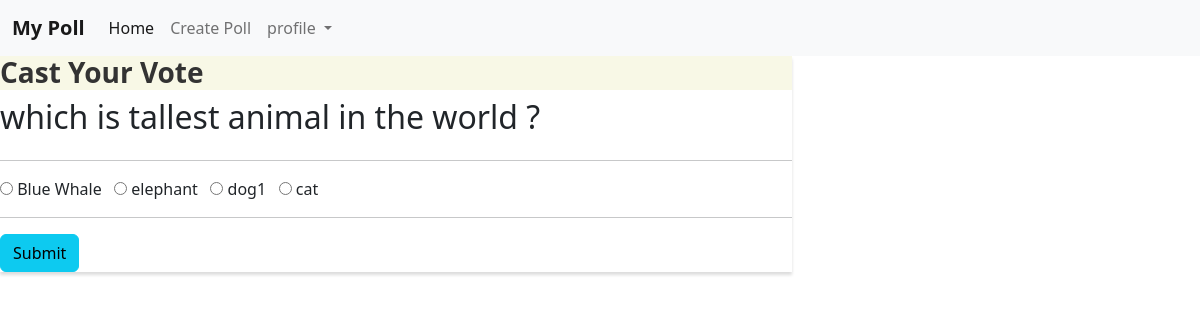
Page /vote/5/ (signed in) on the committed database.
### poll/models.py (models this page shows, shortened)
class Poll(models.Model):
    question = models.TextField()
    option_one = models.CharField(max_length=30)
    option_two = models.CharField(max_length=30)
    option_three = models.CharField(max_length=30)
    option_four = models.CharField(max_length=30)
    option_one_count = models.IntegerField(default=0)
    option_two_count = models.IntegerField(default=0)
    option_three_count = models.IntegerField(default=0)
    option_four_count = models.IntegerField(default=0)

### poll/views.py (the view, shortened to what this page needs)
# urls.py: path('vote/<slug:poll_id>/', views.vote,name='vote'),
@login_required(login_url='login')
def vote(request,poll_id):
    poll = Poll.objects.get(pk=poll_id)
    context = {
        'poll' : poll
    }
    return render(request,'vote.html',context)

### poll/templates/vote.html (shortened to what this page needs)
{% extends 'base.html' %}
{% block content %}
<div class="row">
    <div class="col-lg-8 col-lg-offset-2">
        <div class="panel panel-default">
            <div class="panel-heading">
                <h3 class="panel-title">Cast Your Vote</h3>
            </div>
            <div class="panel-body">
                <div class="row">
                    <div class="col-lg-12">
                        <h2>{{ poll.question }}</h2>
                    </div>
                </div>
                <div class="row">
                    <div class="col-lg-12">
                        <hr />
                        <form method="POST">
                            <div class="form-group">
                                <div class="radio">
                                    <label>
                                        <input type="radio" name="poll" value="option1" required>
                                        {{ poll.option_one }}
                                    </label> &nbsp;
                                    <label>
                                        <input type="radio" name="poll" value="option2">
                                        {{ poll.option_two }}
                                    </label> &nbsp;
                                    <label>
                                        <input type="radio" name="poll" value="option3">
                                        {{ poll.option_three }}
                                    </label> &nbsp;
                                    <label>
                                        <input type="radio" name="poll" value="option4">
                                        {{ poll.option_four }}
                                    </label> &nbsp;
                                </div>
                            </div>
                            <hr />
                            <button type="submit" class="btn btn-info">
                                Submit
                            </button>
                        </form>
                    </div>
                </div>
            </div>
        </div>
    </div>
</div>
{% endblock %}

### poll/static/style.css (style rules this page uses)
.navbar-default, .btn, .form-control, .panel { border-radius: 0; }
.panel-default > .panel-heading { color: #333; background-color: rgba(245, 245, 220, .7); border-color: rgba(245, 245, 220, .6); border-top-left-radius: 0; border-top-right-radius: 0; }
.panel { box-shadow: 0px 3px 3px 0px #ddd; }
a.navbar-brand, .panel-title { font-weight: bolder; }

### rows in the picture
Poll: question "which is tallest animal in the world ?", option_one "Blue Whale", option_two "elephant", option_three "dog1", option_four "cat"
